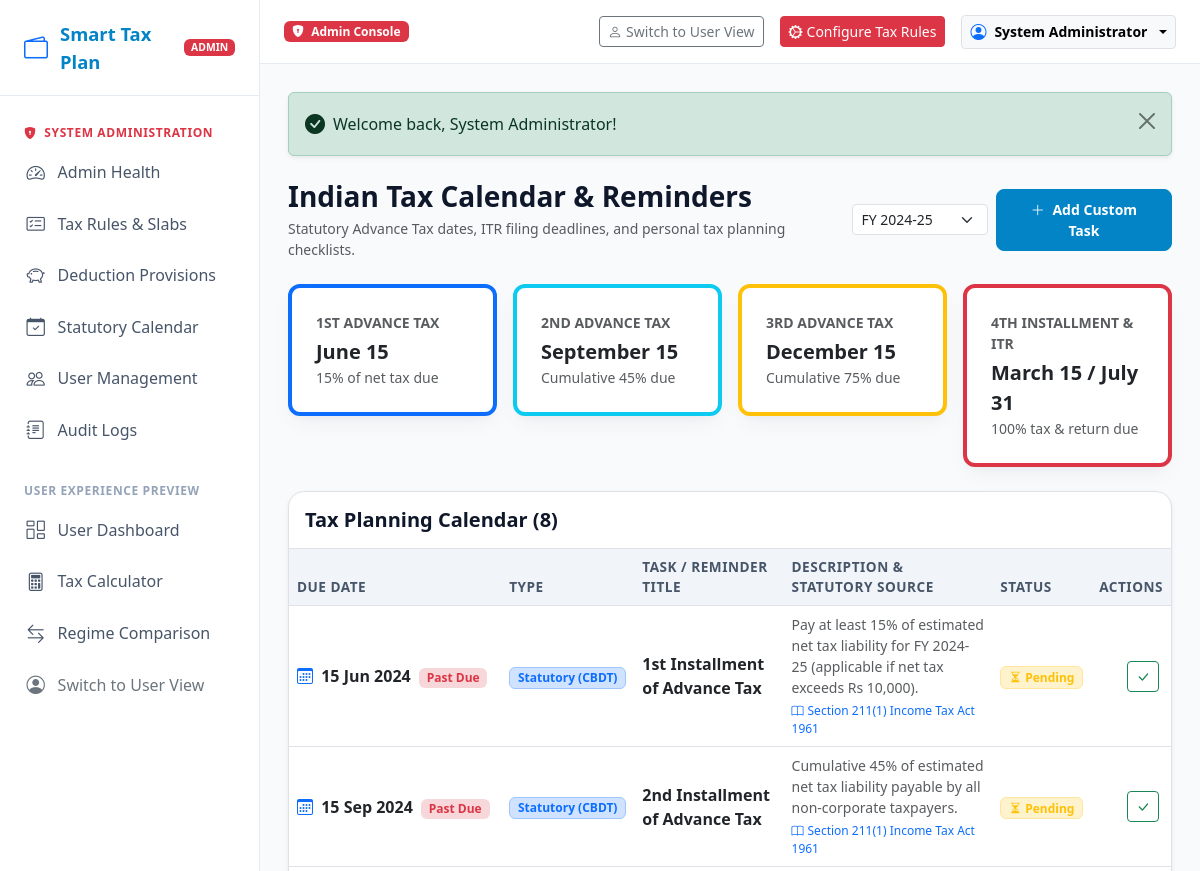
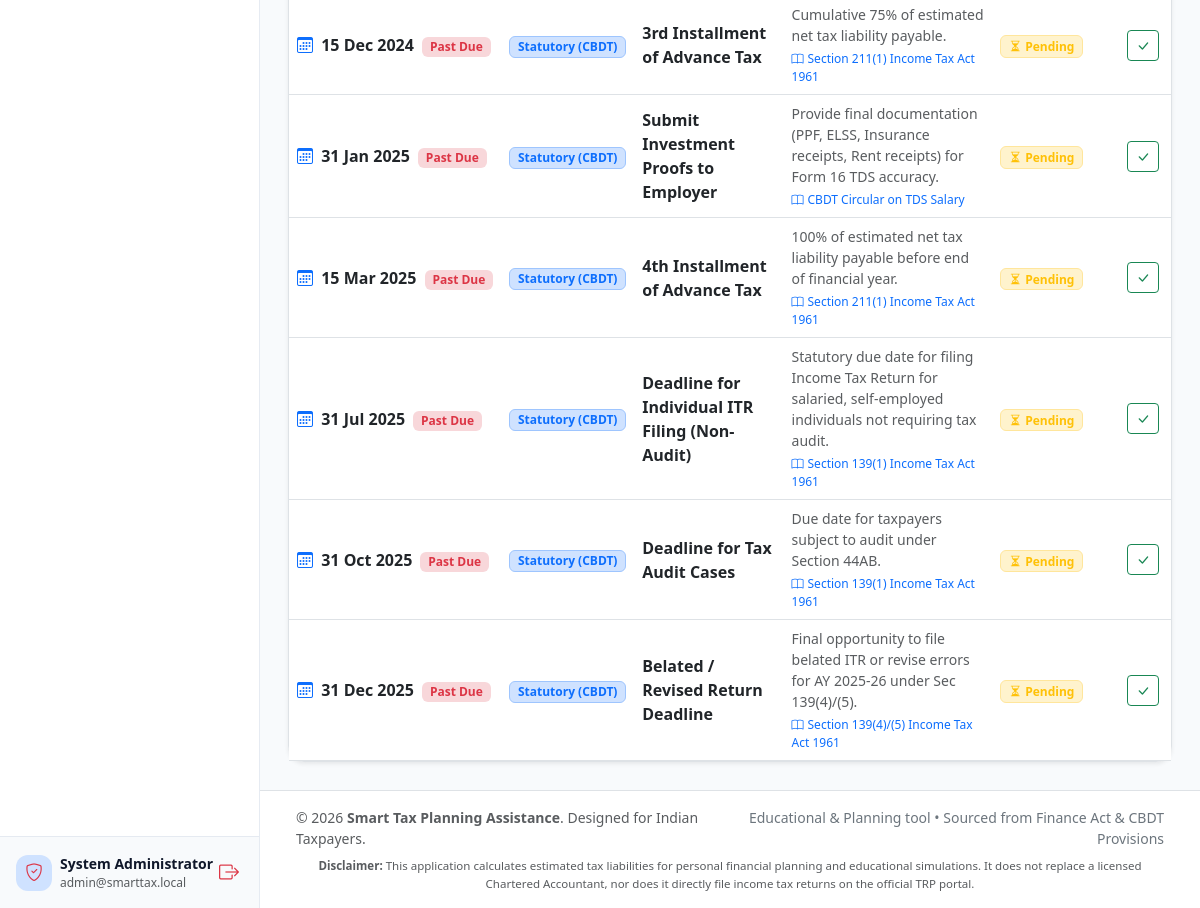
/reminders.php (signed in), run on the app's committed database (2 pictures, top to bottom).
### tables this page shows
CREATE TABLE `tax_reminders` (
    `id` INT AUTO_INCREMENT PRIMARY KEY,
    `user_id` INT NULL,
    `financial_year` VARCHAR(10) NOT NULL,
    `title` VARCHAR(200) NOT NULL,
    `description` TEXT NULL,
    `due_date` DATE NOT NULL,
    `category` ENUM('advance_tax', 'itr_filing', 'investment_proof', 'tds_review', 'custom') NOT NULL DEFAULT 'custom',
    `status` ENUM('pending', 'completed', 'dismissed') NOT NULL DEFAULT 'pending',
    `is_statutory` TINYINT(1) NOT NULL DEFAULT 0,
    `source_reference` VARCHAR(255) NULL,
    `created_at` DATETIME NOT NULL DEFAULT CURRENT_TIMESTAMP,
    INDEX `idx_reminders_user_date` (`user_id`, `due_date`),
    CONSTRAINT `fk_reminders_user` FOREIGN KEY (`user_id`) REFERENCES `users` (`id`) ON DELETE CASCADE
);

### config/app.php (called while the page is built, shortened)
<?php
function env($key, $default = null) {
    $val = getenv($key);
    return $val;
}
function baseUrl($path = '') {
    $scriptDir = str_replace('\\', '/', dirname($_SERVER['SCRIPT_NAME'] ?? ''));
    if ($scriptDir === '/' || $scriptDir === '\\' || $scriptDir === '.') {
        $scriptDir = '';
    }
    $scheme = (!empty($_SERVER['HTTPS']) && $_SERVER['HTTPS'] !== 'off') ? 'https' : 'http';
    $host = $_SERVER['HTTP_HOST'] ?? 'localhost';
    $base = $scheme . '://' . $host . $scriptDir;
    $path = ltrim($path, '/');
    return $path ? rtrim($base, '/') . '/' . $path : rtrim($base, '/');
}
function e($value) {
    return htmlspecialchars((string)($value ?? ''), ENT_QUOTES, 'UTF-8');
}

### config/database.php (called while the page is built, shortened)
<?php
require_once __DIR__ . '/app.php';
class Database {
    private static ?PDO $instance = null;
    public static function getConnection(): PDO {
        if (self::$instance !== null) {
            return self::$instance;
        }
        $host = env('DB_HOST', '127.0.0.1');
        $port = env('DB_PORT', '3306');
        $dbname = env('DB_NAME', 'smart_tax_planning');
        $user = env('DB_USER', 'root');
        $pass = env('DB_PASS', '');
        $dsn = "mysql:host={$host};port={$port};dbname={$dbname};charset=utf8mb4";
        $options = [
            PDO::ATTR_ERRMODE => PDO::ERRMODE_EXCEPTION,
            PDO::ATTR_DEFAULT_FETCH_MODE => PDO::FETCH_ASSOC,
            PDO::ATTR_EMULATE_PREPARES => false,
            PDO::MYSQL_ATTR_INIT_COMMAND => "SET NAMES utf8mb4 COLLATE utf8mb4_unicode_ci"
        ];
        try {
            self::$instance = new PDO($dsn, $user, $pass, $options);
        } catch (PDOException $e) {
            if ($e->getCode() == 1049 || str_contains($e->getMessage(), 'Unknown database')) {
                try {
                    $serverDsn = "mysql:host={$host};port={$port};charset=utf8mb4";
                    $serverPdo = new PDO($serverDsn, $user, $pass, $options);
                    $serverPdo->exec("CREATE DATABASE IF NOT EXISTS `{$dbname}` CHARACTER SET utf8mb4 COLLATE utf8mb4_unicode_ci;");
                    self::$instance = new PDO($dsn, $user, $pass, $options);
                    return self::$instance;
                } catch (Exception $inner) {
                    throw new RuntimeException("Database error: Could not auto-create database '{$dbname}'. " . $inner->getMessage());
                }
            }
            throw new RuntimeException("Database connection failed: " . $e->getMessage());
        }
        return self::$instance;
    }
}
function getDb(): PDO {
    return Database::getConnection();
}

### repositories/ReminderRepository.php (called while the page is built, shortened)
<?php
require_once __DIR__ . '/../config/database.php';
class ReminderRepository {
    private PDO $db;
    public function __construct(?PDO $db = null) {
        $this->db = $db ?? getDb();
    }
    public function getRemindersForUser(int $userId, string $financialYear): array {
        $stmt = $this->db->prepare("
            SELECT * FROM `tax_reminders`
            WHERE `financial_year` = :fy AND (`user_id` = :uid OR `user_id` IS NULL)
            ORDER BY `due_date` ASC
        ");
        $stmt->execute([':fy' => $financialYear, ':uid' => $userId]);
        return $stmt->fetchAll();
    }
}

### reminders.php (the view, shortened to what this page needs)
<?php
require_once __DIR__ . '/config/app.php';
require_once __DIR__ . '/repositories/ReminderRepository.php';
$userId = $_SESSION['user_id'];
$reminderRepo = new ReminderRepository();
$activeFy = $_GET['fy'] ?? $_SESSION['active_fy'] ?? '2024-25';
$reminders = $reminderRepo->getRemindersForUser($userId, $activeFy);
require_once __DIR__ . '/includes/header.php';
?>
<div class="d-flex flex-column flex-md-row justify-content-between align-items-md-center gap-3 mb-4">
    <div>
        <h3 class="fw-bold mb-1">Indian Tax Calendar &amp; Reminders</h3>
        <p class="text-muted small mb-0">Statutory Advance Tax dates, ITR filing deadlines, and personal tax planning checklists.</p>
    </div>
    <div class="d-flex align-items-center gap-2">
        <select class="form-select form-select-sm" style="width: 140px;" onchange="location.href='?fy='+this.value">
            <option value="2024-25" <?= $activeFy === '2024-25' ? 'selected' : '' ?>>FY 2024-25</option>
        </select>
        <button type="button" class="btn btn-primary btn-sm" data-bs-toggle="modal" data-bs-target="#addReminderModal">
            <i class="bi bi-plus-lg me-1"></i> Add Custom Task
        </button>
    </div>
</div>
<div class="row g-3 mb-4">
    <div class="col-sm-6 col-md-3">
        <div class="stat-card border-start border-4 border-primary">
            <div class="text-muted small fw-semibold text-uppercase mb-1">1st Advance Tax</div>
            <div class="fw-bold fs-5 text-dark">June 15</div>
            <div class="text-muted small">15% of net tax due</div>
        </div>
    </div>
    <div class="col-sm-6 col-md-3">
        <div class="stat-card border-start border-4 border-info">
            <div class="text-muted small fw-semibold text-uppercase mb-1">2nd Advance Tax</div>
            <div class="fw-bold fs-5 text-dark">September 15</div>
            <div class="text-muted small">Cumulative 45% due</div>
        </div>
    </div>
    <div class="col-sm-6 col-md-3">
        <div class="stat-card border-start border-4 border-warning">
            <div class="text-muted small fw-semibold text-uppercase mb-1">3rd Advance Tax</div>
            <div class="fw-bold fs-5 text-dark">December 15</div>
            <div class="text-muted small">Cumulative 75% due</div>
        </div>
    </div>
    <div class="col-sm-6 col-md-3">
        <div class="stat-card border-start border-4 border-danger">
            <div class="text-muted small fw-semibold text-uppercase mb-1">4th Installment &amp; ITR</div>
            <div class="fw-bold fs-5 text-dark">March 15 / July 31</div>
            <div class="text-muted small">100% tax &amp; return due</div>
        </div>
    </div>
</div>
<div class="glass-card bg-white border shadow-sm">
    <div class="p-3 border-bottom d-flex justify-content-between align-items-center">
        <h5 class="fw-bold mb-0">Tax Planning Calendar (<?= count($reminders) ?>)</h5>
    </div>
    <div class="table-responsive">
        <table class="table table-hover table-financial mb-0 align-middle">
            <thead>
                <tr>
                    <th>Due Date</th>
                    <th>Type</th>
                    <th>Task / Reminder Title</th>
                    <th>Description &amp; Statutory Source</th>
                    <th>Status</th>
                    <th class="text-end">Actions</th>
                </tr>
            </thead>
            <tbody>
                <?php foreach ($reminders as $rem): ?>
                    <?php
                        $isPast = strtotime($rem['due_date']) < time();
                        $isCompleted = ($rem['status'] === 'completed');
                    ?>
                    <tr class="<?= $isCompleted ? 'table-light opacity-75' : '' ?>">
                        <td class="text-nowrap fw-semibold text-dark">
                            <i class="bi bi-calendar3 me-1 text-primary"></i> <?= date('d M Y', strtotime($rem['due_date'])) ?>
                            <?php if ($isPast && !$isCompleted): ?>
                                <span class="badge bg-danger-subtle text-danger ms-1 small">Past Due</span>
                            <?php endif; ?>
                        </td>
                        <td>
                            <?php if ($rem['is_statutory']): ?>
                                <span class="badge bg-primary-subtle text-primary border border-primary-subtle">Statutory (CBDT)</span>
                            <?php else: ?>
                                <span class="badge bg-secondary-subtle text-secondary border">Custom Task</span>
                            <?php endif; ?>
                        </td>
                        <td class="fw-bold text-dark">
                            <?= e($rem['title']) ?>
                        </td>
                        <td class="text-muted small">
                            <?= e($rem['description'] ?? '—') ?>
                            <?php if (!empty($rem['source_reference'])): ?>
                                <div class="text-primary mt-1" style="font-size:0.75rem;"><i class="bi bi-book me-1"></i><?= e($rem['source_reference']) ?></div>
                            <?php endif; ?>
                        </td>
                        <td>
                            <?php if ($isCompleted): ?>
                                <span class="badge bg-success-subtle text-success border border-success-subtle"><i class="bi bi-check2 me-1"></i>Completed</span>
                            <?php else: ?>
                                <span class="badge bg-warning-subtle text-warning border border-warning-subtle"><i class="bi bi-hourglass-split me-1"></i>Pending</span>
                            <?php endif; ?>
                        </td>
                        <td class="text-end">
                            <form method="POST" action="<?= baseUrl('reminders.php') ?>" class="d-inline">
                                <button type="submit" class="btn btn-sm <?= $isCompleted ? 'btn-outline-secondary' : 'btn-outline-success' ?> me-1" title="<?= $isCompleted ? 'Mark as Pending' : 'Mark as Completed' ?>">
                                    <i class="bi <?= $isCompleted ? 'bi-arrow-counterclockwise' : 'bi-check-lg' ?>"></i>
                                </button>
                            </form>
                        </td>
                    </tr>
                <?php endforeach; ?>
            </tbody>
        </table>
    </div>
</div>
<?php require_once __DIR__ . '/includes/footer.php'; ?>

### assets/css/style.css (style rules this page uses)
:root { --primary-color: #0284c7; --primary-hover: #0369a1; --primary-light: #e0f2fe; --secondary-color: #0f766e; --accent-color: #38bdf8; --success-color: #10b981; --warning-color: #f59e0b; --danger-color: #ef4444; --bg-main: #f8fafc; --bg-card: rgba(255, 255, 255, 0.88); --border-color: rgba(226, 232, 240, 0.85); --text-primary: #0f172a; --text-muted: #64748b; --glass-blur: blur(12px); --card-shadow: 0 10px 25px -5px rgba(15, 23, 42, 0.05), 0 8px 10px -6px rgba(15, 23, 42, 0.03); --card-shadow-hover: 0 20px 30px -10px rgba(2, 132, 199, 0.12); --radius-lg: 16px; --radius-md: 12px; }
body { font-family: 'Segoe UI', system-ui, -apple-system, BlinkMacSystemFont, Roboto, sans-serif; background-color: var(--bg-main); color: var(--text-primary); min-height: 100vh; display: flex; flex-direction: column; }
.glass-card { background: var(--bg-card); backdrop-filter: var(--glass-blur); -webkit-backdrop-filter: var(--glass-blur); border: 1px solid var(--border-color); border-radius: var(--radius-lg); box-shadow: var(--card-shadow); transition: transform 0.2s ease, box-shadow 0.2s ease; }
.stat-card { border-radius: var(--radius-md); padding: 1.5rem; position: relative; overflow: hidden; background: #ffffff; border: 1px solid var(--border-color); box-shadow: var(--card-shadow); transition: all 0.25s ease; }
.btn-primary { background-color: var(--primary-color); border-color: var(--primary-color); font-weight: 600; padding: 0.55rem 1.25rem; border-radius: 8px; transition: all 0.2s; }
.table-financial { vertical-align: middle; }
.table-financial thead th { background-color: #f1f5f9; color: #475569; font-weight: 600; font-size: 0.85rem; text-transform: uppercase; letter-spacing: 0.5px; border-top: none; }

### assets/css/admin.css (style rules this page uses)
:root { --admin-primary: #4f46e5; --admin-primary-dark: #3730a3; --admin-primary-light: #e0e7ff; --admin-accent: #06b6d4; --admin-emerald: #10b981; --admin-amber: #f59e0b; --admin-rose: #f43f5e; --admin-slate-dark: #0f172a; --admin-card-bg: rgba(255, 255, 255, 0.92); --admin-card-border: rgba(226, 232, 240, 0.85); --admin-glow: 0 10px 30px -10px rgba(79, 70, 229, 0.15); }

### data on the page
tax_reminders: due_date "15 Jun 2024", status "Past Due", is_statutory "Statutory (CBDT)", title "1st Installment of Advance Tax", description "Pay at least 15% of estimated net tax liability for FY 2024-25 (applicable if net tax exceeds Rs 10,000).", source_reference "Section 211(1) Income Tax Act 1961"
tax_reminders: due_date "15 Sep 2024", status "Past Due", is_statutory "Statutory (CBDT)", title "2nd Installment of Advance Tax", description "Cumulative 45% of estimated net tax liability payable by all non-corporate taxpayers.", source_reference "Section 211(1) Income Tax Act 1961"
tax_reminders: due_date "15 Dec 2024", status "Past Due", is_statutory "Statutory (CBDT)", title "3rd Installment of Advance Tax", description "Cumulative 75% of estimated net tax liability payable.", source_reference "Section 211(1) Income Tax Act 1961"
tax_reminders: due_date "31 Jan 2025", status "Past Due", is_statutory "Statutory (CBDT)", title "Submit Investment Proofs to Employer", description "Provide final documentation (PPF, ELSS, Insurance receipts, Rent receipts) for Form 16 TDS accuracy.", source_reference "CBDT Circular on TDS Salary"
tax_reminders: due_date "15 Mar 2025", status "Past Due", is_statutory "Statutory (CBDT)", title "4th Installment of Advance Tax", description "100% of estimated net tax liability payable before end of financial year.", source_reference "Section 211(1) Income Tax Act 1961"
tax_reminders: due_date "31 Jul 2025", status "Past Due", is_statutory "Statutory (CBDT)", title "Deadline for Individual ITR Filing (Non-Audit)", description "Statutory due date for filing Income Tax Return for salaried, self-employed individuals not requiring tax audit.", source_reference "Section 139(1) Income Tax Act 1961"
tax_reminders: due_date "31 Oct 2025", status "Past Due", is_statutory "Statutory (CBDT)", title "Deadline for Tax Audit Cases", description "Due date for taxpayers subject to audit under Section 44AB.", source_reference "Section 139(1) Income Tax Act 1961"
tax_reminders: due_date "31 Dec 2025", status "Past Due", is_statutory "Statutory (CBDT)", title "Belated / Revised Return Deadline", description "Final opportunity to file belated ITR or revise errors for AY 2025-26 under Sec 139(4)/(5).", source_reference "Section 139(4)/(5) Income Tax Act 1961"

### other printed values
$user['name'] "System Administrator"
$user['email'] "admin@smarttax.local"
$flash['message'] "Welcome back, System Administrator!"
count($reminders) "8"
